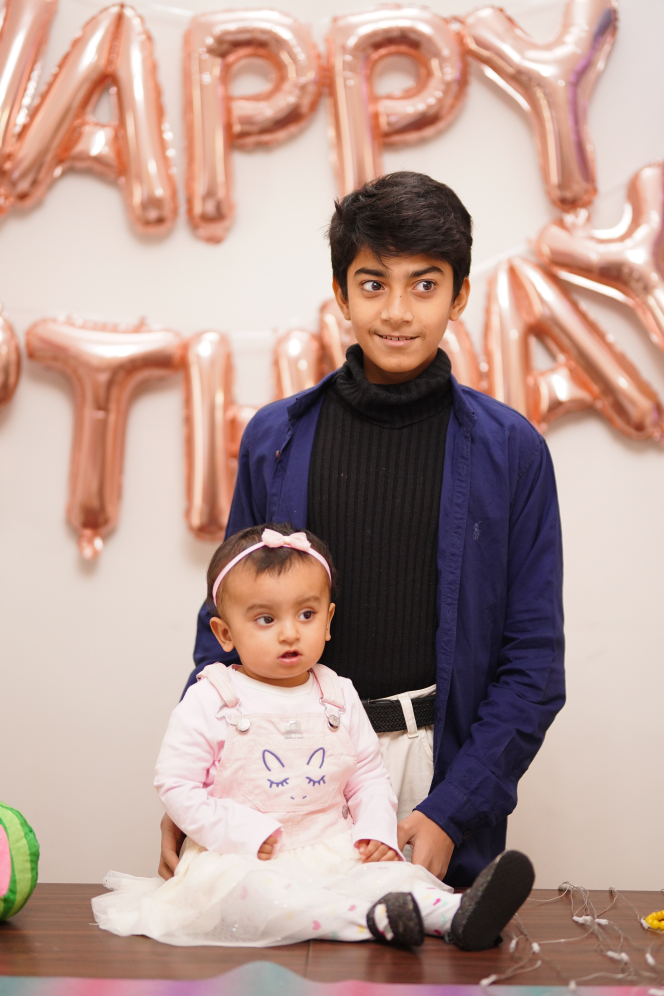
#> input picture resources/AHS02274.JPG, 2656 x 3984 px (shown at 1/4 size)
$ python coloredImage.py
#> lines starting #> are read from the running program, lines starting #| are printed output that depends on the picture
import cv2
import numpy as np
import matplotlib.pyplot as plt
from PIL import Image

orignalImg = cv2.imread("resources/AHS02274.JPG")
#> orignalImg is the input picture: shape (3984, 2656, 3); mean B, G, R 147.7, 155.8, 183.1
print(orignalImg.shape)
#| (3984, 2656, 3)
orignalImg=cv2.resize(orignalImg,(720,720))
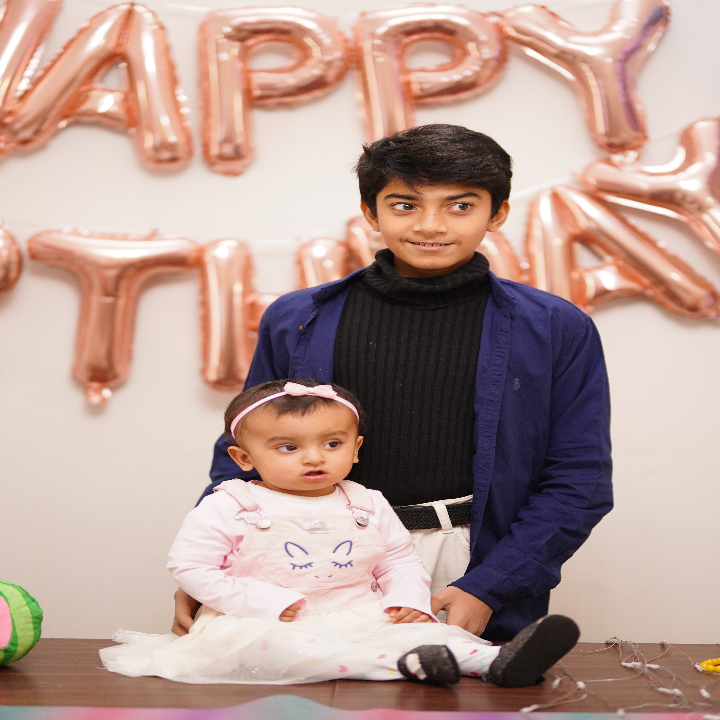
#> orignalImg: shape (720, 720, 3); mean B, G, R 147.6, 155.7, 183
versionOneImage = orignalImg.copy()
versionTwoImage = orignalImg.copy()
versionThreeImage = orignalImg.copy()

print(versionOneImage.shape)
#| (720, 720, 3)
versionOneImage[:,:,0] = 0
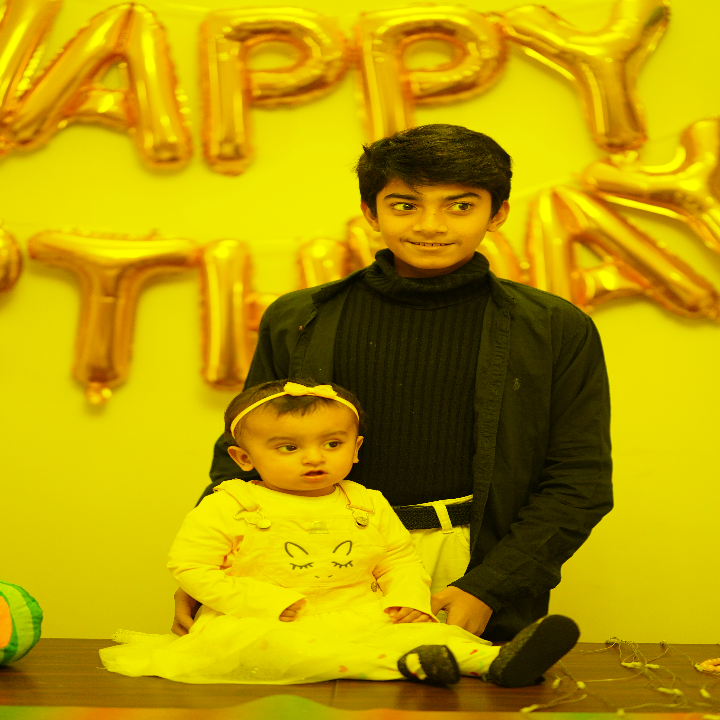
#> versionOneImage: shape (720, 720, 3); mean B, G, R 0, 155.7, 183
versionTwoImage[:,:,1] = 0
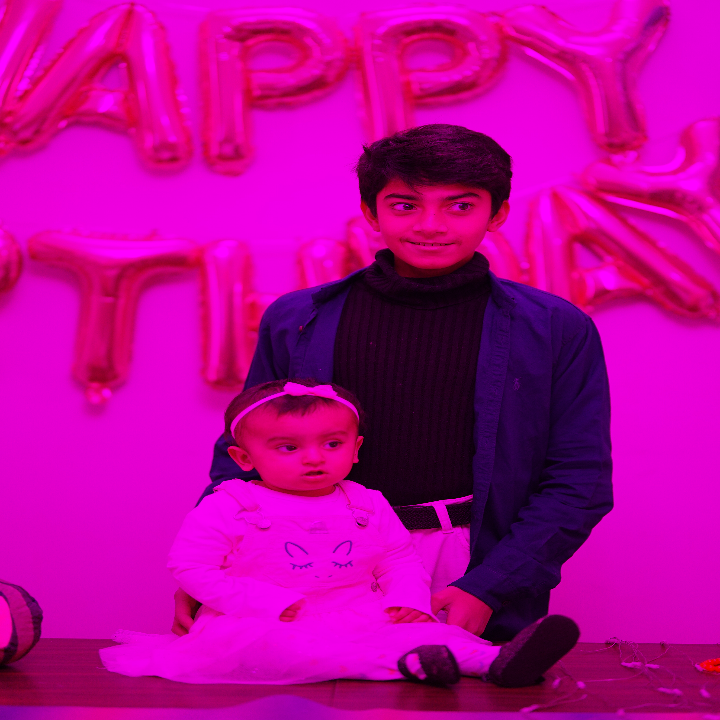
#> versionTwoImage: shape (720, 720, 3); mean B, G, R 147.6, 0, 183
versionThreeImage[:,:,2] = 0
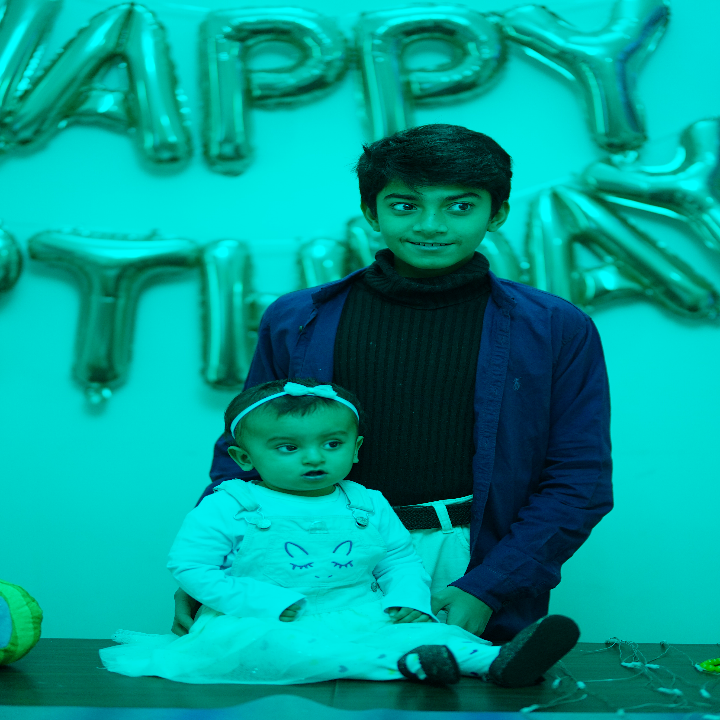
#> versionThreeImage: shape (720, 720, 3); mean B, G, R 147.6, 155.7, 0
#> (the run stopped early here; a loop or call above may not have finished)

$ run again, with resources/AHS0cc2566.jpg copied over resources/AHS02274.JPG
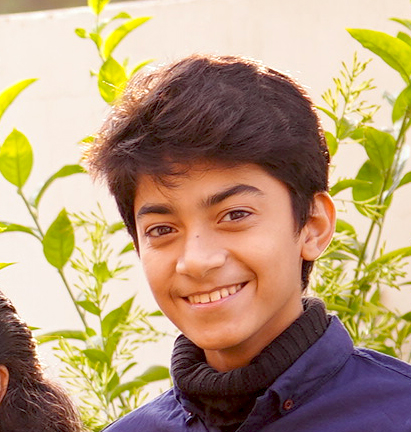
#> input picture resources/AHS0cc2566.jpg, 411 x 432 px
#> orignalImg is the input picture: shape (432, 411, 3); mean B, G, R 122.9, 154.9, 181.8
#| (432, 411, 3)
#> orignalImg: shape (720, 720, 3)
#| (720, 720, 3)
#> `versionTwoImage[:,:,1] = 0`:
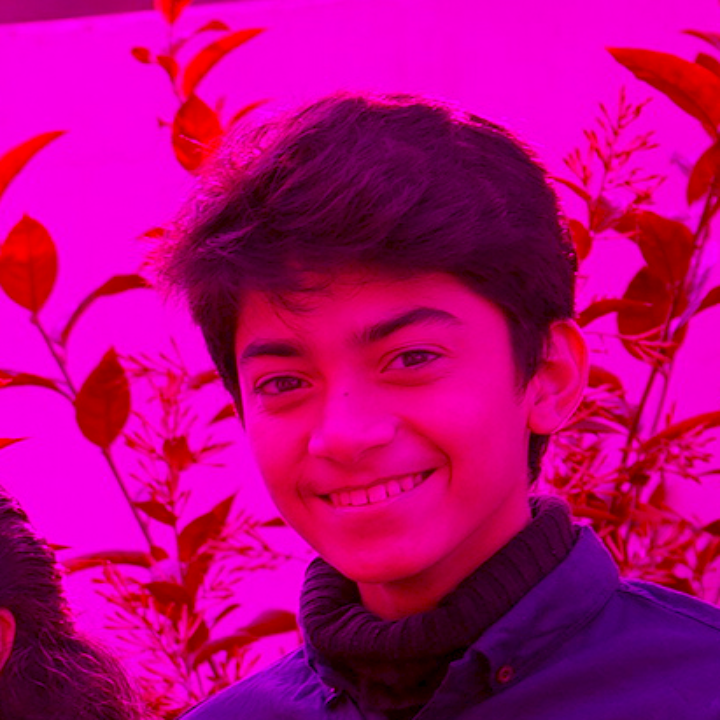
#> versionTwoImage: shape (720, 720, 3); mean B, G, R 122.8, 0, 181.7
#> `versionThreeImage[:,:,2] = 0`:
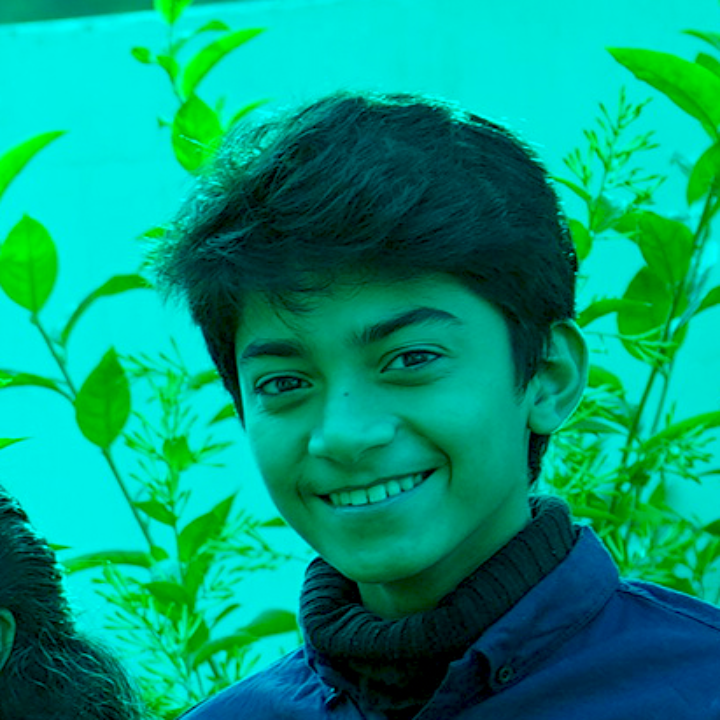
#> versionThreeImage: shape (720, 720, 3); mean B, G, R 122.8, 154.8, 0
